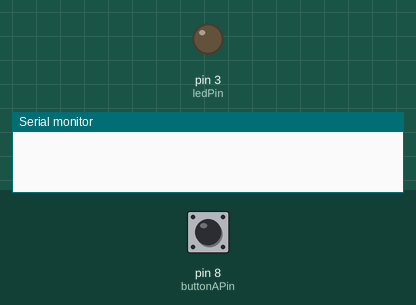
The sketch below on a simulated Arduino Uno, built with avr-gcc and run on an emulated ATmega328P. Parts: output pins drawn as LEDs (lit = HIGH), the last lines printed to the serial monitor. Inputs (shaded band) come from the test bench; at power-on: pin 8 (buttonAPin) HIGH.

Above: at 1.2 s.
1.3 s: pin 8 (buttonAPin) pulled LOW for 0.15 s
At 2.3 s:
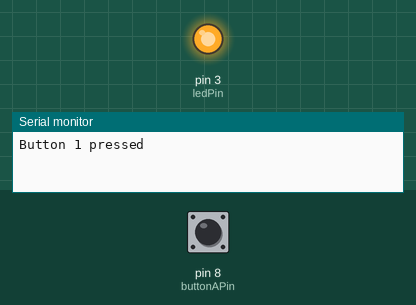
2.9 s: pin 8 (buttonAPin) pulled LOW for 1 s
At 3.5 s:
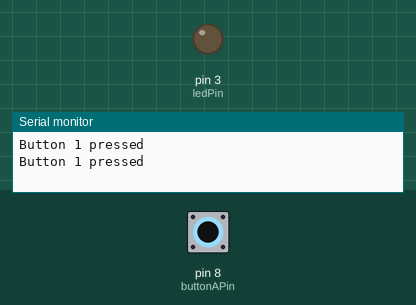
5.4 s: pin 8 (buttonAPin) pulled LOW for 3.2 s
At 6.6 s:
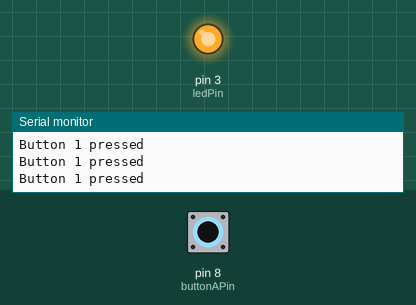
Timing chart, 0 to 8.4 s (numbered marks = the images above; inputs shaded):
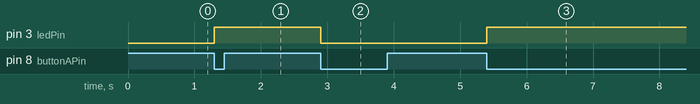

Measured:
- after the input at 1.3 s, pin 3 (ledPin): LOW → HIGH at once
- after the input at 2.9 s, pin 3 (ledPin): HIGH → LOW at once
- after the input at 5.4 s, pin 3 (ledPin): LOW → HIGH at once

The sketch:

buttons.ino
```cpp
const int ledPin = 3;    // LED connected to digital pin 9

const int buttonAPin = 8;
bool lightIsOn = false;

#include <Button.h>

Button button1(buttonAPin, 100); // Connect your button between pin 2 and GND


void setup() {
  button1.begin();
  pinMode(ledPin, OUTPUT);

  Serial.begin(9600);
}

void loop() {
  if (button1.pressed()) {
    Serial.println("Button 1 pressed");
    lightIsOn = not lightIsOn;
  }

  if (lightIsOn == true) {
    digitalWrite(ledPin, HIGH);
  } else {
     digitalWrite(ledPin, LOW);
  }
}
```
